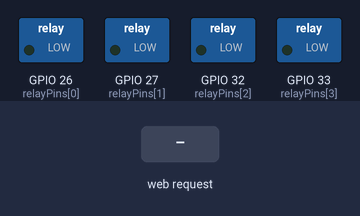
A sketch run on a simulated ESP32. Parts: switched loads named in the sketch (green lamp = pin HIGH). The test bench sets the inputs (shaded band). WiFi joins after 1.5 s; servers stay silent unless stated; what the sketch prints to the serial monitor is not drawn.

Above: at 0.1 s.
At 2.7 s:
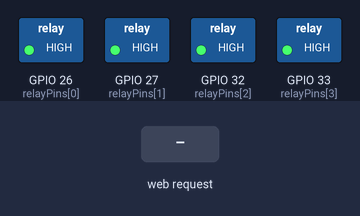
2.8 s: HTTP request GET /control?zone=1&status=1 received
At 3.4 s:
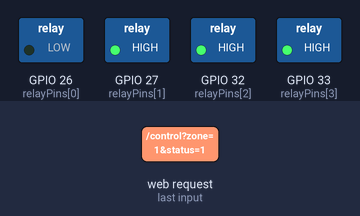
Timing chart, 0 to 5.8 s (numbered marks = the images above; inputs shaded):
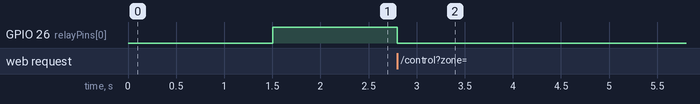

Measured:
- after the input at 2.8 s, GPIO 26 (relayPins[0]): HIGH → LOW at once

The sketch:

http_relayHIGH.ino
```cpp
#include <WiFi.h>
#include <WebServer.h>  // Web server library

const char* ssid = "Rajesh babu";       // Your Wi-Fi SSID
const char* password = "43211234";  // Your Wi-Fi password

WebServer server(80);  // Initialize web server on port 80

// Define GPIO pins for the relay module (Adjust based on wiring)
const int relayPins[4] = {26, 27, 32, 33};

// Function to handle zone control
void handleZoneControl() {
    if (server.hasArg("zone") && server.hasArg("status")) {
        int zone = server.arg("zone").toInt();
        int status = server.arg("status").toInt();

        if (zone >= 1 && zone <= 4) {
            digitalWrite(relayPins[zone - 1], status ? LOW : HIGH);  // Active LOW logic
            server.send(200, "text/plain", "Zone " + String(zone) + " set to " + (status ? "ON" : "OFF"));
            Serial.println("Zone " + String(zone) + " set to " + (status ? "ON" : "OFF"));
        } else {
            server.send(400, "text/plain", "Invalid Zone");
        }
    } else {
        server.send(400, "text/plain", "Missing Parameters");
    }
}

void setup() {
    Serial.begin(115200);

    // Connect to Wi-Fi
    WiFi.begin(ssid, password);
    Serial.print("Connecting to Wi-Fi");

    while (WiFi.status() != WL_CONNECTED) {
        delay(500);
        Serial.print(".");
    }

    Serial.println("\nWiFi connected!");
    Serial.print("ESP32 IP Address: ");
    Serial.println(WiFi.localIP());

    // Set relay pins as OUTPUT and turn them OFF initially (HIGH for active LOW logic)
    for (int i = 0; i < 4; i++) {
        pinMode(relayPins[i], OUTPUT);
        digitalWrite(relayPins[i], HIGH);  // Ensure all relays are OFF initially
    }

    // Define the homepage route
    server.on("/", []() {
        server.send(200, "text/html", "<h1>ESP32 Web Server is Running!</h1>");
    });

    // Define the route for zone control
    server.on("/control", HTTP_GET, handleZoneControl);

    server.begin();
    Serial.println("HTTP server started");
}

void loop() {
    server.handleClient();
}
```
